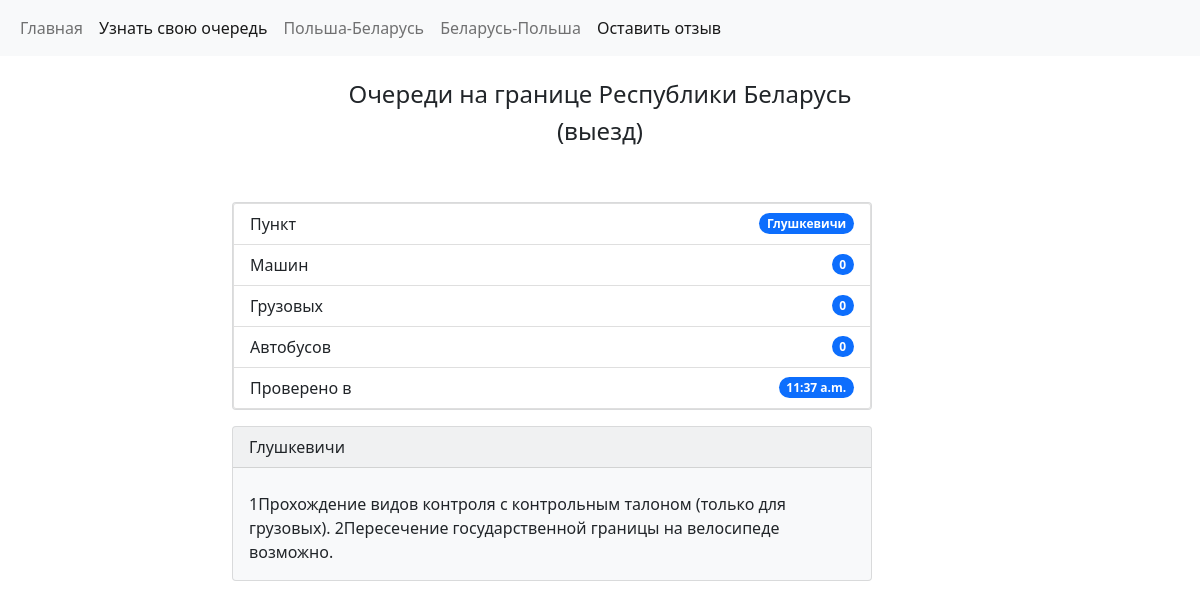
The page /glushkevichi on the database its author committed.
### website/models.py (models this page shows, shortened)
class Borders(models.Model):
    location = models.CharField(max_length=100)
    cars = models.CharField(max_length=100)
    buses = models.CharField(max_length=100)
    lorries = models.CharField(max_length=100)
    text = models.TextField(max_length=1600)
    time = models.TimeField(auto_now=True)
    created = models.DateTimeField(auto_now=True)

### website/views.py (the view)
# urls.py: path('glushkevichi', views.glushkevichi, name='glushkevichi'),
def glushkevichi(request):
    obj = Borders.objects.get(location='Глушкевичи')
    return render(request, 'glushkevichi.html', {'obj': obj})

### website/templates/glushkevichi.html (shortened to what this page needs)
{% extends 'base.html' %}
{% block content %}
  <div class="container">
    <div class="row">
      <div class="col-sm-2">
      </div>
      <div class="col-sm-8">
            <div class="card text-dark bg-light mb-3" style="max-width: 40rem; width: 400">
                <ul class="list-group">
                  <li class="list-group-item d-flex justify-content-between align-items-center">
                    Пункт
                    <span class="badge bg-primary rounded-pill">{{ obj.location }}</span>
                  </li>
                  <li class="list-group-item d-flex justify-content-between align-items-center">
                    Машин
                    <span class="badge bg-primary rounded-pill">{{ obj.cars }}</span>
                  </li>
                  <li class="list-group-item d-flex justify-content-between align-items-center">
                    Грузовых
                    <span class="badge bg-primary rounded-pill">{{ obj.lorries }}</span>
                  </li>
                  <li class="list-group-item d-flex justify-content-between align-items-center">
                    Автобусов
                    <span class="badge bg-primary rounded-pill">{{ obj.buses }}</span>
                  </li>
                  <li class="list-group-item d-flex justify-content-between align-items-center">
                    Проверено в
                    <span class="badge bg-primary rounded-pill">{{ obj.time }}</span>
                  </li>
                </ul>
            </div>
            <div class="card text-dark bg-light mb-3" style="max-width: 40rem;">
              <div class="card-header">{{ obj.location }}</div>
              <div class="card-body">
                <p class="card-text">{{ obj.text }}</p>
              </div>
            </div>
      </div>
      <div class="col-sm-2">
      </div>
    </div>
  </div>
{% endblock %}

### rows shown on the page
Borders: location "Глушкевичи", cars "0", lorries "0", buses "0", time "11:37 a.m.", text "1Прохождение видов контроля с контрольным талоном (только для грузовых). 2Пересечение государственной границы на велосипеде возможно."
